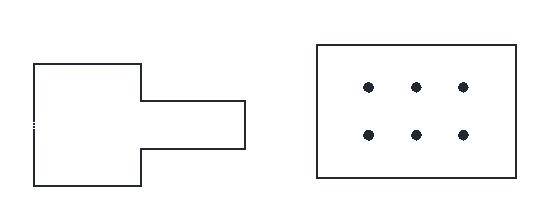
//> input picture Detection System/Detection System/course.PNG, 556 x 213 px
$ ./Canny_Edge   (built with g++ and OpenCV 4)
//> lines starting //> are read from the running program, lines starting //| are printed output that depends on the picture; after the words box and inside, x2 and y2 are one past the last pixel; in counts of white or black regions, pixels touching at a corner belong together
#include "opencv2/imgproc/imgproc.hpp"
#include "opencv2/highgui/highgui.hpp"
#include <stdlib.h>
#include <stdio.h>

using namespace cv;

/// Global variables

Mat src, src_gray;
Mat dst, detected_edges;
Mat cdst;

int edgeThresh = 1;
int lowThreshold;
int const max_lowThreshold = 100;
int ratio = 3;
int kernel_size = 3;
char* window_name = "Edge Map";

/**
* @function CannyThreshold
* @brief Trackbar callback - Canny thresholds input with a ratio 1:3
*/
void CannyThreshold(int, void*)
{
	/// Reduce noise with a kernel 3x3
	blur(src_gray, detected_edges, Size(3, 3));

	/// Canny detector
	Canny(detected_edges, detected_edges, lowThreshold, lowThreshold*ratio, kernel_size);

	/// Using Canny's output as a mask, we display our result
	dst = Scalar::all(0);

	src.copyTo(dst, detected_edges);
	imshow(window_name, dst);
}


/** @function main */
int main(int argc, char** argv)
{
	/// Load an image
	src = imread("course.png");
//> src is the input picture: 213 rows x 556 cols, CV_8UC3; mean B, G, R 249.5, 249.3, 249.1

	if (!src.data)
	{
		return -1;
	}

	/// Create a matrix of the same type and size as src (for dst)
	dst.create(src.size(), src.type());

	/// Convert the image to grayscale
	cvtColor(src, src_gray, CV_BGR2GRAY);
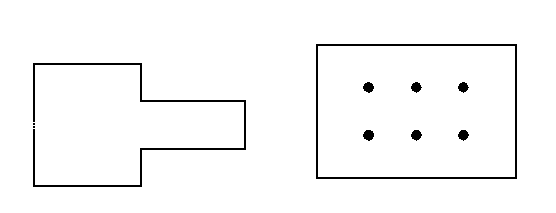
//> src_gray: 213 rows x 556 cols, CV_8UC1; values 39 (black) and 255 (white), 97.3% white; black in thin lines or dots, all inside (x1, y1, x2, y2) = (33, 44, 517, 187)

	/// Create a window
	namedWindow(window_name, CV_WINDOW_AUTOSIZE);

	/// Create a Trackbar for user to enter threshold
	createTrackbar("Min Threshold:", window_name, &lowThreshold, max_lowThreshold, CannyThreshold);

	/// Show the image
	CannyThreshold(0, 0);
//> in CannyThreshold, `blur(src_gray, detected_edges, Size(3, 3));`:
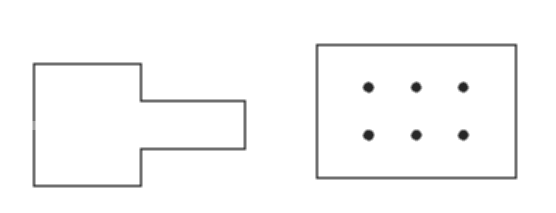
//> detected_edges: 213 rows x 556 cols, CV_8UC1; min 39, max 255, mean 249.2
//> in CannyThreshold, `Canny(detected_edges, detected_edges, lowThreshold, lowThreshold*ratio..`:
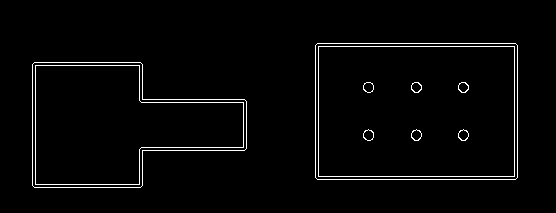
//> detected_edges: 213 rows x 556 cols, CV_8UC1; 2.4% white in thin lines or dots, all inside (x1, y1, x2, y2) = (32, 43, 518, 188)

	/// Wait until user exit program by pressing a key
	waitKey(0);

	return 0;
}
